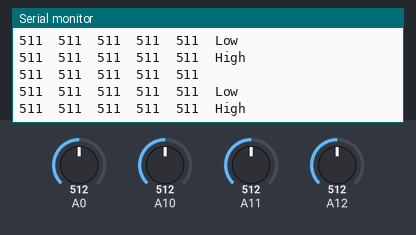
Bench run of a sketch on a simulated Arduino Mega 2560, built with avr-gcc and run on an emulated ATmega2560. On the bench: the last lines printed to the serial monitor. The test bench sets the inputs (shaded band); at power-on: A11 = 512, A0 = 512, A10 = 512, A12 = 512.

Above: at 4.2 s.
4.3 s: A11 set to 110
At 4.4 s:
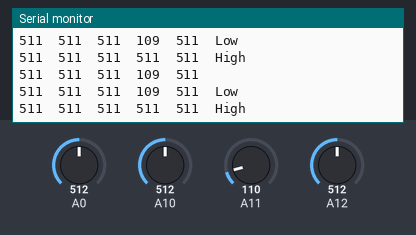
5.8 s: A11 set to 89
At 5.86 s:
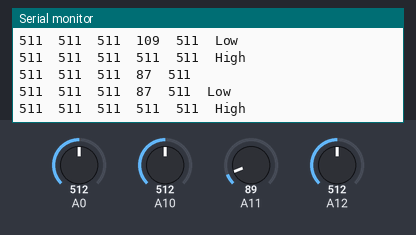
Timing chart, 0 to 8.8 s (numbered marks = the images above; inputs shaded):
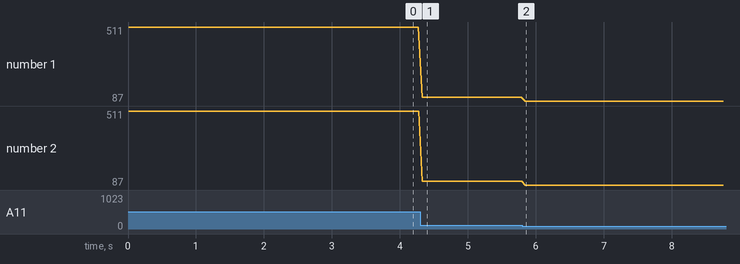

The sketch:

CalibrationTest.ino
```cpp
//Higher values mean lower reflectance

#include <QTRSensors.h>

#define NUM_SENSORS_MAIN 5
#define TIMEOUT 2500
#define NUM_SAMPLES_PER_SENSOR 4

QTRSensorsAnalog mainArray((unsigned char[]) {A8, A9, A10, A11, A12}, NUM_SENSORS_MAIN, NUM_SAMPLES_PER_SENSOR, QTR_NO_EMITTER_PIN);
unsigned int mainValues[NUM_SENSORS_MAIN];

int threshold = 850;
int multiThresholdLow[NUM_SENSORS_MAIN] = {0, 0, 0, 0, 0};
int multiThresholdHigh[NUM_SENSORS_MAIN] = {0, 0, 0, 0, 0};

void setup() {
  mainValues[NUM_SENSORS_MAIN] = {values()};
  for (unsigned int i = 0; i < NUM_SENSORS_MAIN; i++) {
    multiThresholdLow[i] = mainValues[i];
    multiThresholdHigh[i] = mainValues[i];
  }


  Serial.begin(57600);
}

void loop() {
  //unsigned int sensors[NUM_SENSORS_MAIN];
  //mainArray.read(mainValues);
  mainValues[NUM_SENSORS_MAIN] = {values()};
  for (unsigned char i = 0; i < NUM_SENSORS_MAIN; i++) {
    Serial.print(mainValues[i]);
    Serial.print('\t');
    if (multiThresholdLow[i] > mainValues[i]) {
      multiThresholdLow[i] = mainValues[i];
    }
    if (multiThresholdHigh[i] < mainValues[i]) {
      multiThresholdHigh[i] = mainValues[i];
    }
  }
  Serial.println();
  for (unsigned int i = 0; i < NUM_SENSORS_MAIN; i++) {
    Serial.print(multiThresholdLow[i]);
    Serial.print('\t');
  }
  Serial.print("Low");
  Serial.println();

  for (unsigned char i = 0; i < NUM_SENSORS_MAIN; i++) {
    Serial.print(multiThresholdHigh[i]);
    Serial.print('\t');
  }
  Serial.print("High");
  Serial.println();
  delay(50);
}

unsigned int values()
{
  unsigned int result[NUM_SENSORS_MAIN];
  mainArray.read(mainValues);
  for (unsigned int i = 0; i < NUM_SENSORS_MAIN; i++) {
//    if (mainValues[i] < threshold) {
//      mainValues[i] = 0;
//    }
//    if (mainValues[i] >= threshold) {
//      mainValues[i] = 1;
//    }
    result[i] = mainValues[i];
  }
  return result;
}
```

Measured:
- after the input at 4.3 s, the serial monitor: prints a new line at once (image 1)
- after the input at 5.8 s, the serial monitor: prints a new line at once (image 2)
- plotted number 1: 511 → 109 after the input at 4.3 s, 109 → 87 after the input at 5.8 s
- plotted number 2: 511 → 109 after the input at 4.3 s, 109 → 87 after the input at 5.8 s
